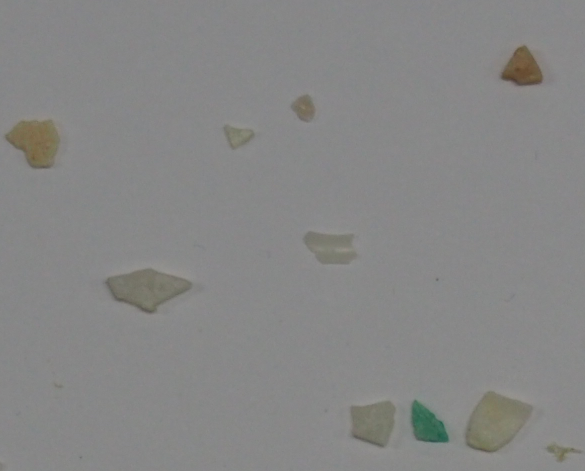
#> input picture OneDrive/Documentos/VC/VC/P3/FRA.png, 1170 x 942 px (shown at 1/2 size)
$ jupyter execute --allow-errors VC_P3.ipynb
#> lines starting #> are read from the running program, lines starting #| are printed output that depends on the picture; after the words box and inside, x2 and y2 are one past the last pixel; in counts of white or black regions, pixels touching at a corner belong together
#> further down, img is the input picture: shape (942, 1170, 3); mean B, G, R 133.5, 134.2, 134.1
### Primera tarea
En este primer ejercicio, para contar monedas y sus respectivos precios, una vez mostrada la imagen, esperamos a que el usuario haga clic en la moneda de 1€, para tenerla como referencia y calcular las proporciones del resto de monedas respecto a esta.

Una vez calculadas las proporciones, se comparan con las ya declaradas en el diccionario de proporciones, y gracias a una función que busca el valor más cercano con el que coincide la proporción entre una moneda X y la de un euro, se identifica cada moneda.

Posteriormente, gracias a otro diccionario con los valores de cada moneda, se les asigna su valor y se calcula la suma total, obteniendo la cantidad de dinero aproximada que se muestra en las monedas de la imagen.

#> (a cell that did not finish here is left out)

### Segunda tarea

En esta segunda tarea partimos de las imágenes "FRA.png", "TAR.png" y "PEL.png" que son crops de "fragment-03-olympus-10-01-2020.JPG", "tar-03-olympus-10-01-2020.JPG" y "pellet-03-olympus-10-01-2020.JPG" respectivamente para el entrenamiento. Como añadido, se ha decidido emplear también las imágenes originales (no sólo los crops) como parte del entrenamiento, para dar más información al modelo.

Empleando los umbrales OTSU y binario, empleando también funciones de opencv para obtener contornos, areas, perímetros, compacidad, ratios y las medias de color de cada canal, entre otros métodos, se obtienen características significativas de cada una de estas imágenes (función extract_features). Mediante un bucle se extraen dichas características de cada una de las imágenes de entrenamiento. Se ha tenido en cuenta el caso en el que no se encuentren características de alguna imagen, para mostrarlo en pantalla.

Antes de pasar al entrenamiento se escalan las características, de forma que todas tengan una importancia similar y el modelo no otorgue mayor importancia a aquellas con valores más grandes.
Como modelo, se ha decidido emplear un Random Forest, que se entrena con las características ya escaladas y las etiquetas de las imágenes. Dicho entrenamiento luego se compara con los valores reales de test para calcular la matriz de confusión, su accuracy, su F1-score, etc.

[cell 2]
import cv2
import csv
import numpy as np
import matplotlib.pyplot as plt
import seaborn as sns
from sklearn.metrics import confusion_matrix, accuracy_score, precision_score, recall_score, f1_score
from sklearn.preprocessing import StandardScaler
from sklearn.ensemble import RandomForestClassifier
from collections import Counter

# Imágenes de entrenamiento
train_imgs = {
    "FRA": ["FRA.png", "fragment-03-olympus-10-01-2020.JPG"], #
    "PEL": ["PEL.png", "pellet-03-olympus-10-01-2020.JPG"], #
    "TAR": ["TAR.png", "tar-03-olympus-10-01-2020.JPG"] #
}

# Rutas de test
test_img_path = "MPs_test.jpg"
test_csv_path = "MPs_test_bbs.csv"

# Extractor de características

def extract_features(img):
    gray = cv2.cvtColor(img, cv2.COLOR_BGR2GRAY)

    # Umbralizado
    _, mask = cv2.threshold(gray, 0, 255, cv2.THRESH_BINARY + cv2.THRESH_OTSU)
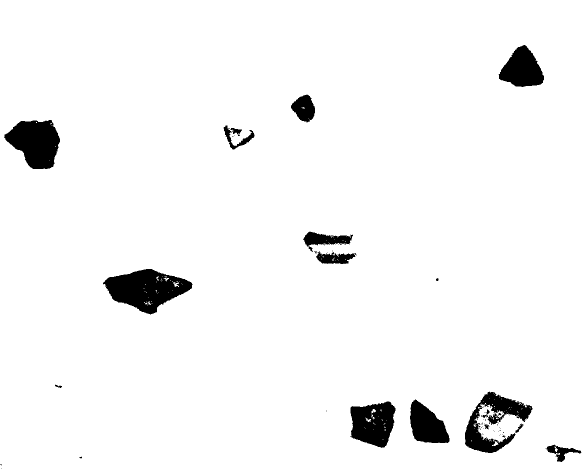
#> mask: shape (942, 1170) (shown at 1/2 size); 95.8% white; 65 black regions (47 under 20 px), largest, box (x1, y1, x2, y2) and area: (206, 538, 385, 629) 9411, (8, 240, 120, 338) 7455, (930, 783, 1065, 906) 6414

    if np.mean(gray[mask == 255]) > np.mean(gray[mask == 0]):
        mask = cv2.bitwise_not(mask)
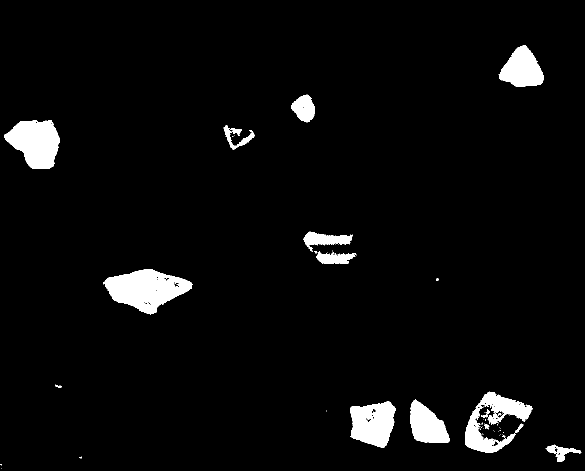
#> mask: shape (942, 1170) (shown at 1/2 size); 4.2% white; 65 white regions (47 under 20 px)

    # Búsqueda de contornos
    contours, _ = cv2.findContours(mask, cv2.RETR_EXTERNAL, cv2.CHAIN_APPROX_SIMPLE)
#> contours = 62 contours, 45 with area under 20; largest, box (x1, y1, x2, y2) and area: (206, 538, 385, 629) 9415, (8, 240, 120, 338) 7311, (930, 783, 1065, 906) 6346, (700, 803, 791, 896) 6134, (997, 90, 1088, 174) 4738
    if not contours:
        return None
    cnt = max(contours, key=cv2.contourArea)
#> cnt = contour of 228 points, box (x1, y1, x2, y2) (206, 538, 385, 629), area 9415

    # Características geométricas
    x, y, w, h = cv2.boundingRect(cnt)
#> x = 206; y = 538; w = 179; h = 91
    area = cv2.contourArea(cnt)
#> area = 9415
    perimeter = cv2.arcLength(cnt, True)
#> perimeter = 466.1
    compacidad = (perimeter ** 2) / (area + 1e-9)
#> compacidad = 23.08
    rel_area_box = area / (w * h + 1e-9)
#> rel_area_box = 0.578
    aspect_ratio = w / (h + 1e-9)
#> aspect_ratio = 1.97

    if len(cnt) >= 5:
        try:
            (_, _), (MA, ma), _ = cv2.fitEllipse(cnt)
#> MA = 80.55; ma = 162.8
            rel_ejes = MA / (ma + 1e-9)
#> rel_ejes = 0.495
        except:
            rel_ejes = 0
    else:
        rel_ejes = 0

    M = cv2.moments(cnt)
#> M = moments, m00 9415, centre m10/m00, m01/m00 = (292, 578)
    if M["m00"] != 0:
        cx = int(M["m10"] / M["m00"])
#> cx = 291
        cy = int(M["m01"] / M["m00"])
#> cy = 577
    else:
        cx, cy = 0, 0

    dists = [cv2.norm(np.array([cx, cy], dtype=np.float32) - p[0].astype(np.float32)) for p in cnt]
#> dists = 228 values, max 93.43 at index 178, min 37.11 at index 5, mean 59.63
    rel_dist = min(dists) / (max(dists) + 1e-9) if len(dists) > 0 else 0
#> rel_dist = 0.397

    # Características de color

    masked_img = cv2.bitwise_and(img, img, mask=mask)
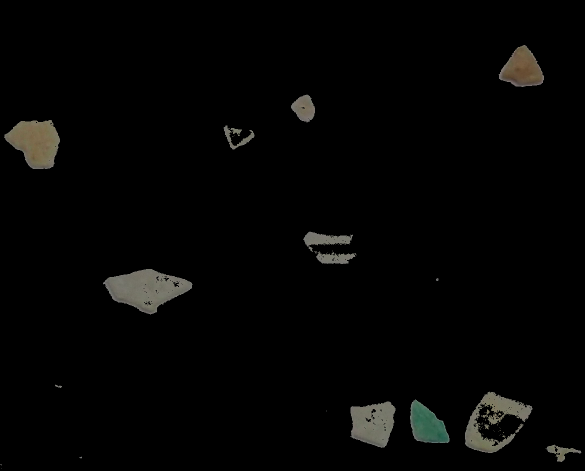
#> masked_img: shape (942, 1170, 3) (shown at 1/2 size); mean B, G, R 4, 4.6, 4.7

    mean_b = np.mean(img[mask == 255, 0]) if np.any(mask == 255) else 0
#> mean_b = 96.07
    mean_g = np.mean(img[mask == 255, 1]) if np.any(mask == 255) else 0
#> mean_g = 111.8
    mean_r = np.mean(img[mask == 255, 2]) if np.any(mask == 255) else 0
#> mean_r = 112.2

    std_b = np.std(img[mask == 255, 0]) if np.any(mask == 255) else 0
#> std_b = 15.15
    std_g = np.std(img[mask == 255, 1]) if np.any(mask == 255) else 0
#> std_g = 11.07
    std_r = np.std(img[mask == 255, 2]) if np.any(mask == 255) else 0
#> std_r = 17.7

    hsv = cv2.cvtColor(img, cv2.COLOR_BGR2HSV)
#> hsv: shape (942, 1170, 3); mean H, S, V 57.9, 5.1, 135.1
    mean_h = np.mean(hsv[mask == 255, 0]) if np.any(mask == 255) else 0
#> mean_h = 30.15
    mean_s = np.mean(hsv[mask == 255, 1]) if np.any(mask == 255) else 0
#> mean_s = 50.11
    mean_v = np.mean(hsv[mask == 255, 2]) if np.any(mask == 255) else 0
#> mean_v = 116.3

    # Solidez
    hull = cv2.convexHull(cnt)
#> hull = contour of 23 points, box (x1, y1, x2, y2) (206, 538, 385, 629), area 10212
    hull_area = cv2.contourArea(hull)
#> hull_area = 10212.5
    solidity = area / (hull_area + 1e-9)
#> solidity = 0.922

    extent = area / (w * h + 1e-9)
#> extent = 0.578

    return [
        area, perimeter, compacidad, rel_area_box, aspect_ratio, rel_ejes, rel_dist,
        mean_r, mean_g, mean_b, std_r, std_g, std_b,
        mean_h, mean_s, mean_v, solidity, extent
    ]


# Obtención de las características de cada imagen de entrenamiento

print("Extrayendo características de entrenamiento (múltiples imágenes por clase)...")
X_train = []
y_train = []

for label, paths in train_imgs.items():
    for path in paths:
        img = cv2.imread(path)
        if img is None:
            print(f"[AVISO] No se pudo cargar {path}")
            continue

        feats = extract_features(img)
#> feats = [9415, 466.1, 23.08, 0.578, 1.97, 0.495, 0.397, 112.2, 111.8, 96.07, 17.7, 11.07, 15.15, 30.15, 50.11, 116.3, 0.922, 0.578]
        if feats is None:
            print(f"[AVISO] No se pudieron extraer características de {path}")
            continue

        X_train.append(feats)
        y_train.append(label)
        print(f" {label} <- {path}: {len(feats)} características")
#|  FRA <- FRA.png: 18 características
#> pass 2 of the loop `for label, paths in train_imgs.items():`:
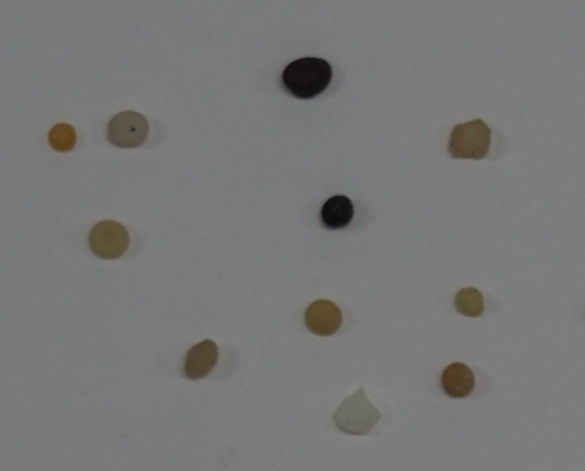
#> input picture OneDrive/Documentos/VC/VC/P3/PEL.png, 1170 x 942 px (shown at 1/2 size)
#> img is the input picture: shape (942, 1170, 3); mean B, G, R 119.2, 119.7, 119.4
#> in extract_features (call 3), `_, mask = cv2.threshold(gray, 0, 255, cv2.THRESH_BINARY + cv2.THRESH_O..`:
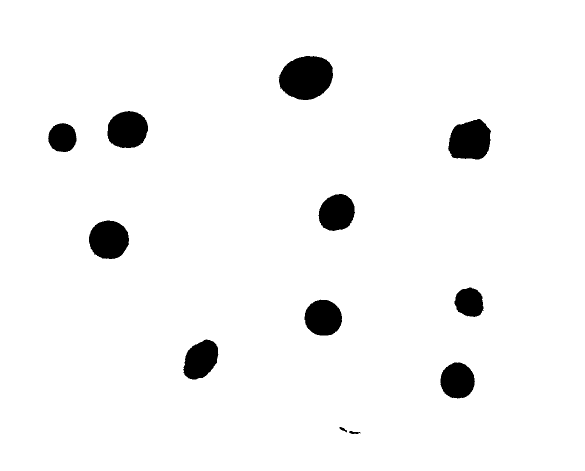
#> mask: shape (942, 1170) (shown at 1/2 size); 96% white; 12 black regions, largest, box (x1, y1, x2, y2) and area: (557, 112, 666, 200) 7385, (896, 238, 982, 319) 5430, (178, 441, 258, 518) 4855
#> contours = 12 contours; largest, box (x1, y1, x2, y2) and area: (557, 112, 666, 200) 7240, (896, 238, 982, 319) 5302, (178, 441, 258, 518) 4740, (215, 222, 296, 296) 4682, (609, 599, 684, 671) 4136
#> cnt = contour of 159 points, box (x1, y1, x2, y2) (557, 112, 666, 200), area 7240
#> x = 557; y = 112; w = 109; h = 88
#> area = 7239.5
#> perimeter = 337.5
#> compacidad = 15.73
#> rel_area_box = 0.755
#> aspect_ratio = 1.24
#> MA = 85.07; ma = 108.9
#> rel_ejes = 0.781
#> M = moments, m00 7239.5, centre m10/m00, m01/m00 = (612.4, 154.8)
#> cx = 612
#> cy = 154
#> dists = 159 values, max 55.95 at index 48, min 40.31 at index 3, mean 48.5
#> rel_dist = 0.721
#> in extract_features (call 3), `masked_img = cv2.bitwise_and(img, img, mask=mask)`:
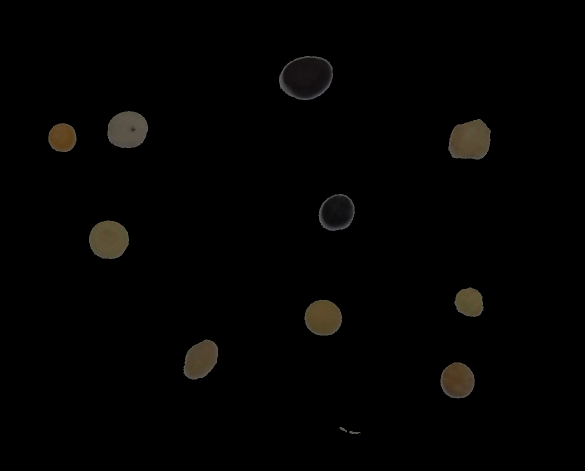
#> masked_img: shape (942, 1170, 3) (shown at 1/2 size); mean B, G, R 2, 2.6, 3
#> mean_b = 49.51
#> mean_g = 64.69
#> mean_r = 73.8
#> std_b = 19.33
#> std_g = 24.13
#> std_r = 27.21
#> hsv: shape (942, 1170, 3); mean H, S, V 66.2, 7, 120.9
#> mean_h = 43.75
#> mean_s = 77.24
#> mean_v = 73.99
#> hull = contour of 38 points, box (x1, y1, x2, y2) (557, 112, 666, 200), area 7388
#> hull_area = 7387.5
#> solidity = 0.98
#> extent = 0.755
#> feats = [7239.5, 337.5, 15.73, 0.755, 1.24, 0.781, 0.721, 73.8, 64.69, 49.51, 27.21, 24.13, 19.33, 43.75, 77.24, 73.99, 0.98, 0.755]
#|  PEL <- PEL.png: 18 características
#> pass 3 of the loop `for label, paths in train_imgs.items():`:
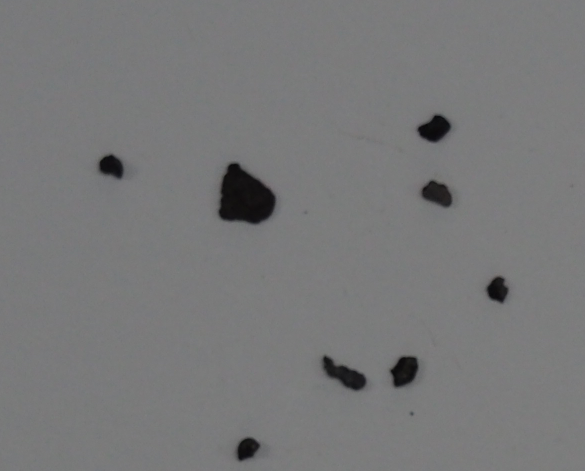
#> input picture OneDrive/Documentos/VC/VC/P3/TAR.png, 1170 x 942 px (shown at 1/2 size)
#> img is the input picture: shape (942, 1170, 3); mean B, G, R 120.5, 119.9, 119.7
#> in extract_features (call 5), `_, mask = cv2.threshold(gray, 0, 255, cv2.THRESH_BINARY + cv2.THRESH_O..`:
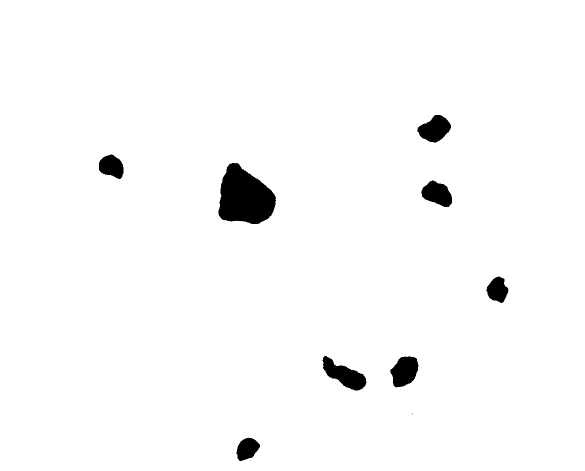
#> mask: shape (942, 1170) (shown at 1/2 size); 97.8% white; 9 black regions (1 under 20 px), largest, box (x1, y1, x2, y2) and area: (437, 326, 552, 448) 9865, (645, 712, 733, 781) 2907, (780, 713, 837, 775) 2508
#> contours = 9 contours, 1 with area under 20; largest, box (x1, y1, x2, y2) and area: (437, 326, 552, 448) 9690, (645, 712, 733, 781) 2794, (780, 713, 837, 775) 2422, (835, 230, 902, 285) 2317, (843, 361, 904, 414) 2090, (198, 309, 247, 358) 1653, (973, 553, 1017, 606) 1507, (473, 875, 520, 922) 1442
#> cnt = contour of 187 points, box (x1, y1, x2, y2) (437, 326, 552, 448), area 9690
#> x = 437; y = 326; w = 115; h = 122
#> area = 9690
#> perimeter = 408.5
#> compacidad = 17.22
#> rel_area_box = 0.691
#> aspect_ratio = 0.943
#> MA = 107.2; ma = 127.3
#> rel_ejes = 0.842
#> M = moments, m00 9690, centre m10/m00, m01/m00 = (489.2, 394.3)
#> cx = 489
#> cy = 394
#> dists = 187 values, max 72.62 at index 2, min 43.42 at index 156, mean 56.92
#> rel_dist = 0.598
#> in extract_features (call 5), `masked_img = cv2.bitwise_and(img, img, mask=mask)`:
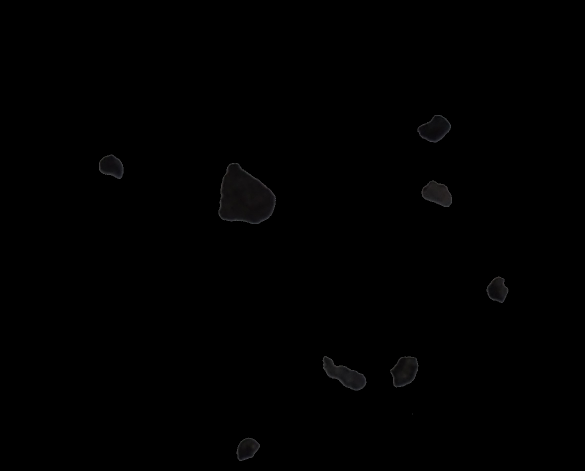
#> masked_img: shape (942, 1170, 3) (shown at 1/2 size); mean B, G, R 0.6, 0.6, 0.6
#> mean_b = 27.38
#> mean_g = 26.06
#> mean_r = 27.25
#> std_b = 15.48
#> std_g = 15.24
#> std_r = 14.98
#> hsv: shape (942, 1170, 3); mean H, S, V 68.2, 3.5, 120.9
#> mean_h = 112
#> mean_s = 26.25
#> mean_v = 28.24
#> hull = contour of 35 points, box (x1, y1, x2, y2) (437, 326, 552, 448), area 10060
#> hull_area = 10060
#> solidity = 0.963
#> extent = 0.691
#> feats = [9690, 408.5, 17.22, 0.691, 0.943, 0.842, 0.598, 27.25, 26.06, 27.38, 14.98, 15.24, 15.48, 112, 26.25, 28.24, 0.963, 0.691]
#|  TAR <- TAR.png: 18 características

cnt = Counter(y_train)
print("Distribución de muestras de entrenamiento:", dict(cnt))
faltan = [c for c in ["FRA", "PEL", "TAR"] if cnt.get(c, 0) == 0]
if faltan:
    raise RuntimeError(f"No hay muestras de entrenamiento para: {faltan}")


# Escalado y entrenamiento del modelo

scaler = StandardScaler()
X_train_scaled = scaler.fit_transform(X_train)

print("\nEntrenando clasificador Random Forest...")
clf = RandomForestClassifier(n_estimators=100, random_state=42, max_depth=None)
clf.fit(X_train_scaled, y_train)


# Procesado del archivo csv para obtener los recuadros de test y posterior
# predicción de cada recuadro.

img_test = cv2.imread(test_img_path)
#> (the rest of this cell did not finish here and is left out)
